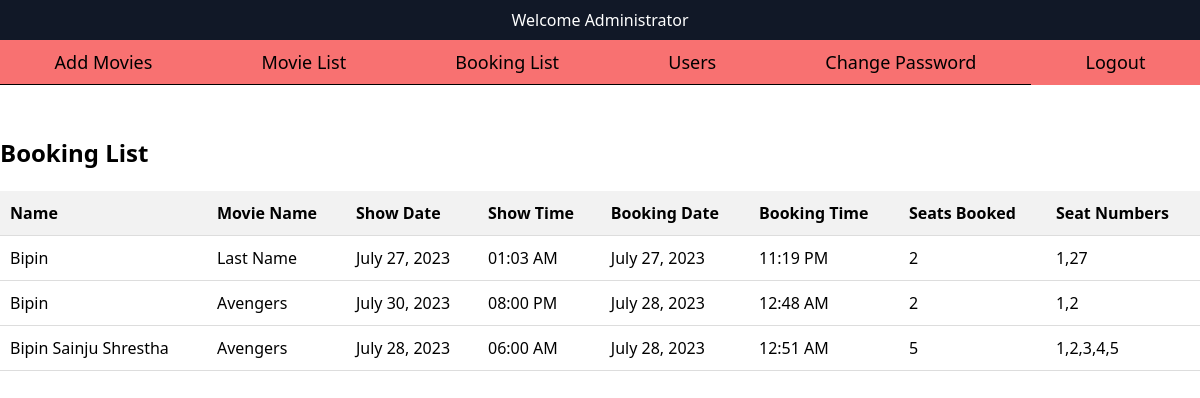
Page /admin/booking.php on the committed database.
### tables this page shows
CREATE TABLE `booking` (
  `id` int(11) NOT NULL,
  `movie_id` int(11) NOT NULL,
  `show_date` date NOT NULL,
  `show_time` time NOT NULL,
  `seat_id` int(11) NOT NULL,
  `total_price` varchar(11) NOT NULL DEFAULT '0',
  `booking_date` date NOT NULL DEFAULT current_timestamp(),
  `booking_time` time NOT NULL DEFAULT current_timestamp(),
  `fname` varchar(50) NOT NULL,
  `email` varchar(255) DEFAULT NULL
);

CREATE TABLE `movie` (
  `id` int(11) NOT NULL,
  `name` varchar(225) NOT NULL,
  `genre` varchar(30) NOT NULL,
  `industry` varchar(20) NOT NULL,
  `language` varchar(20) NOT NULL,
  `duration` varchar(30) NOT NULL,
  `reldate` varchar(20) NOT NULL,
  `director` varchar(30) NOT NULL,
  `actor` varchar(30) NOT NULL,
  `description` varchar(225) NOT NULL,
  `price` varchar(225) NOT NULL,
  `image` varchar(225) NOT NULL,
  `fdate` date NOT NULL,
  `sdate` date NOT NULL,
  `fshow` time NOT NULL
);

### admin/booking.php (the view, shortened to what this page needs)
<?php include('header.php'); ?>
<?php
$servername = "localhost";
$username = "root";
$password = "";
$dbname = "moviebooking";
$conn = new mysqli($servername, $username, $password, $dbname);
$sql = "SELECT booking.*, movie.name AS movie_name, GROUP_CONCAT(seat_id ORDER BY seat_id) AS seat_numbers, COUNT(*) AS num_seats_booked FROM booking JOIN movie ON booking.movie_id = movie.id GROUP BY booking_date, booking_time";
$result = $conn->query($sql);
if ($result && $result->num_rows > 0) {
    echo "<div class='booking-list'>";
    echo "<h2>Booking List</h2>";
    echo "<table>";
    echo "<tr>
            <th>Name</th>
            <th>Movie Name</th>
            <th>Show Date</th>
            <th>Show Time</th>
            <th>Booking Date</th>
            <th>Booking Time</th>
            <th>Seats Booked</th>
            <th>Seat Numbers</th>
          </tr>";
    while ($row = $result->fetch_assoc()) {
        $fname = $row['fname'];
        $movieName = $row['movie_name'];
        $showDate = date('F j, Y', strtotime($row['show_date']));
        $showTime = date('h:i A', strtotime($row['show_time']));
        $bookingDate = date('F j, Y', strtotime($row['booking_date']));
        $bookingTime = date('h:i A', strtotime($row['booking_time']));
        $seatNumbers = $row['seat_numbers'];
        $numSeatsBooked = $row['num_seats_booked'];
        echo "<tr>
                <td>$fname</td>
                <td>$movieName</td>
                <td>$showDate</td>
                <td>$showTime</td>
                <td>$bookingDate</td>
                <td>$bookingTime</td>
                <td>$numSeatsBooked</td>
                <td>$seatNumbers</td>
              </tr>";
    }
    echo "</table>";
    echo "</div>";
} else {
    echo "No bookings found.";
}
?>

### admin/booking.php (style rules this page uses)
.booking-list { margin-top: 50px; }
.booking-list h2 { font-size: 24px; font-weight: bold; margin-bottom: 20px; }
.booking-list table { width: 100%; border-collapse: collapse; }
.booking-list th, .booking-list td { padding: 10px; text-align: left; border-bottom: 1px solid #ddd; }
.booking-list th { background-color: #f2f2f2; }

### rows in the picture
booking: fname "Bipin", movie.name "Last Name", show_date "July 27, 2023", show_time "01:03 AM", booking_date "July 27, 2023", booking_time "11:19 PM", numSeatsBooked "2", seatNumbers "1,27"
booking: fname "Bipin", movie.name "Avengers", show_date "July 30, 2023", show_time "08:00 PM", booking_date "July 28, 2023", booking_time "12:48 AM", numSeatsBooked "2", seatNumbers "1,2"
booking: fname "Bipin Sainju Shrestha", movie.name "Avengers", show_date "July 28, 2023", show_time "06:00 AM", booking_date "July 28, 2023", booking_time "12:51 AM", numSeatsBooked "5", seatNumbers "1,2,3,4,5"
